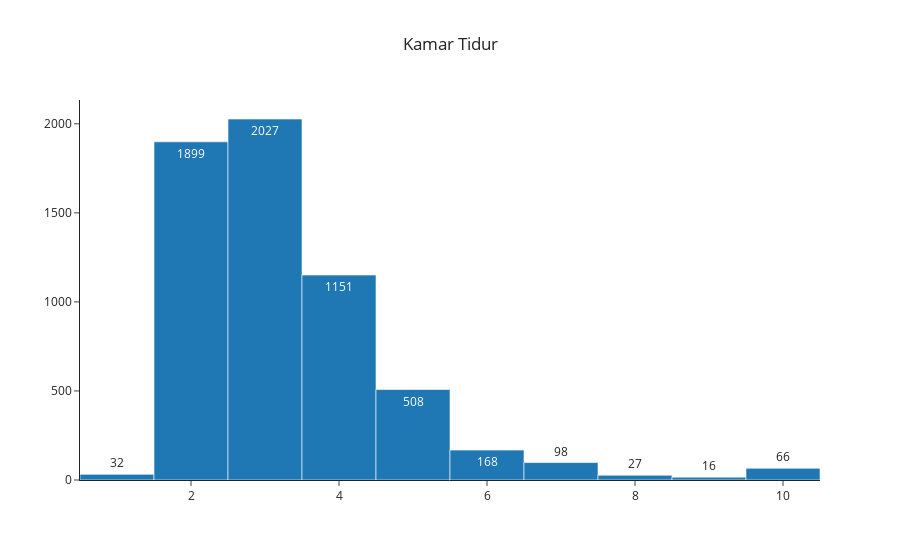

The notebook cell saved with this chart:
### Code cell
fig = go.Figure()
fig.add_trace(go.Histogram(x = df["bed"], name="KT", texttemplate="%{y}")).update_xaxes(categoryorder='total descending')
fig.update_layout(title="Kamar Tidur", title_x=.5)
fig.show()

### Figure 1 — Plotly figure (JSON) as saved in the notebook; plotly's stock layout.template omitted (floating-point values rounded to 4 significant figures; data arrays with more than 128 entries replaced by an {"elided": "..."} marker saying what was removed)
{"data": [{"name": "KT", "texttemplate": "%{y}", "type": "histogram", "x": {"elided": "5992 int values"}}], "layout": {"title": {"text": "Kamar Tidur", "x": 0.5}, "xaxis": {"categoryorder": "total descending"}}}
